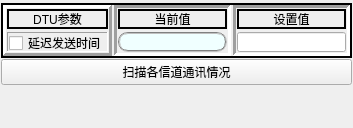
                        <widget class="QWidget" name="dtu_high_2">
                         <property name="enabled">
                          <bool>true</bool>
                         </property>
                         <property name="autoFillBackground">
                          <bool>true</bool>
                         </property>
                         <attribute name="title">
                          <string>1500专家命令</string>
                         </attribute>
                         <layout class="QGridLayout" name="gridLayout_26">
                          <property name="leftMargin">
                           <number>1</number>
                          </property>
                          <property name="topMargin">
                           <number>3</number>
                          </property>
                          <property name="rightMargin">
                           <number>1</number>
                          </property>
                          <property name="bottomMargin">
                           <number>3</number>
                          </property>
                          <property name="spacing">
                           <number>1</number>
                          </property>
                          <item row="2" column="0">
                           <spacer name="verticalSpacer">
                            <property name="orientation">
                             <enum>Qt::Vertical</enum>
                            </property>
                            <property name="sizeHint" stdset="0">
                             <size>
                              <width>20</width>
                              <height>40</height>
                             </size>
                            </property>
                           </spacer>
                          </item>
                          <item row="0" column="0">
                           <widget class="QFrame" name="dtu_high_3">
                            <property name="sizePolicy">
                             <sizepolicy hsizetype="Expanding" vsizetype="Expanding">
                              <horstretch>0</horstretch>
                              <verstretch>0</verstretch>
                             </sizepolicy>
                            </property>
                            <property name="minimumSize">
                             <size>
                              <width>0</width>
                              <height>0</height>
                             </size>
                            </property>
                            <property name="maximumSize">
                             <size>
                              <width>16777215</width>
                              <height>16777215</height>
                             </size>
                            </property>
                            <property name="autoFillBackground">
                             <bool>true</bool>
                            </property>
                            <property name="frameShape">
                             <enum>QFrame::WinPanel</enum>
                            </property>
                            <property name="frameShadow">
                             <enum>QFrame::Plain</enum>
                            </property>
                            <property name="lineWidth">
                             <number>1</number>
                            </property>
                            <layout class="QHBoxLayout" name="horizontalLayout_15">
                             <property name="spacing">
                              <number>2</number>
                             </property>
                             <property name="leftMargin">
                              <number>0</number>
                             </property>
                             <property name="topMargin">
                              <number>0</number>
                             </property>
                             <property name="rightMargin">
                              <number>0</number>
                             </property>
                             <property name="bottomMargin">
                              <number>0</number>
                             </property>
                             <item>
                              <widget class="QFrame" name="frame_61">
                               <property name="sizePolicy">
                                <sizepolicy hsizetype="Expanding" vsizetype="Expanding">
                                 <horstretch>1</horstretch>
                                 <verstretch>0</verstretch>
                                </sizepolicy>
                               </property>
                               <property name="maximumSize">
                                <size>
                                 <width>16777215</width>
                                 <height>16777215</height>
                                </size>
                               </property>
                               <property name="autoFillBackground">
                                <bool>true</bool>
                               </property>
                               <property name="frameShape">
                                <enum>QFrame::Panel</enum>
                               </property>
                               <property name="frameShadow">
                                <enum>QFrame::Raised</enum>
                               </property>
                               <property name="lineWidth">
                                <number>3</number>
                               </property>
                               <layout class="QVBoxLayout" name="verticalLayout_38">
                                <property name="spacing">
                                 <number>3</number>
                                </property>
                                <property name="leftMargin">
                                 <number>1</number>
                                </property>
                                <property name="topMargin">
                                 <number>1</number>
                                </property>
                                <property name="rightMargin">
                                 <number>1</number>
                                </property>
                                <property name="bottomMargin">
                                 <number>1</number>
                                </property>
                                <item>
                                 <widget class="QLabel" name="label_30">
                                  <property name="sizePolicy">
                                   <sizepolicy hsizetype="Expanding" vsizetype="Expanding">
                                    <horstretch>0</horstretch>
                                    <verstretch>0</verstretch>
                                   </sizepolicy>
                                  </property>
                                  <property name="minimumSize">
                                   <size>
                                    <width>0</width>
                                    <height>20</height>
                                   </size>
                                  </property>
                                  <property name="maximumSize">
                                   <size>
                                    <width>16777215</width>
                                    <height>20</height>
                                   </size>
                                  </property>
                                  <property name="frameShape">
                                   <enum>QFrame::WinPanel</enum>
                                  </property>
                                  <property name="frameShadow">
                                   <enum>QFrame::Plain</enum>
                                  </property>
                                  <property name="text">
                                   <string>DTU参数</string>
                                  </property>
                                  <property name="alignment">
                                   <set>Qt::AlignCenter</set>
                                  </property>
                                 </widget>
                                </item>
                                <item>
                                 <widget class="QFrame" name="frame_62">
                                  <property name="maximumSize">
                                   <size>
                                    <width>16777215</width>
                                    <height>20</height>
                                   </size>
                                  </property>
                                  <property name="layoutDirection">
                                   <enum>Qt::LeftToRight</enum>
                                  </property>
                                  <property name="frameShape">
                                   <enum>QFrame::Panel</enum>
                                  </property>
                                  <property name="frameShadow">
                                   <enum>QFrame::Sunken</enum>
                                  </property>
                                  <property name="lineWidth">
                                   <number>1</number>
                                  </property>
                                  <layout class="QVBoxLayout" name="verticalLayout_39">
                                   <property name="spacing">
                                    <number>0</number>
                                   </property>
                                   <property name="sizeConstraint">
                                    <enum>QLayout::SetDefaultConstraint</enum>
                                   </property>
                                   <property name="leftMargin">
                                    <number>1</number>
                                   </property>
                                   <property name="topMargin">
                                    <number>0</number>
                                   </property>
                                   <property name="rightMargin">
                                    <number>1</number>
                                   </property>
                                   <property name="bottomMargin">
                                    <number>0</number>
                                   </property>
                                   <item>
                                    <widget class="QCheckBox" name="singalsave_14">
                                     <property name="minimumSize">
                                      <size>
                                       <width>0</width>
                                       <height>20</height>
                                      </size>
                                     </property>
                                     <property name="maximumSize">
                                      <size>
                                       <width>16777215</width>
                                       <height>20</height>
                                      </size>
                                     </property>
                                     <property name="text">
                                      <string>延迟发送时间</string>
                                     </property>
                                     <property name="tristate">
                                      <bool>false</bool>
                                     </property>
                                    </widget>
                                   </item>
                                  </layout>
                                 </widget>
                                </item>
                               </layout>
                              </widget>
                             </item>
                             <item>
                              <widget class="QFrame" name="frame_63">
                               <property name="sizePolicy">
                                <sizepolicy hsizetype="Expanding" vsizetype="Expanding">
                                 <horstretch>2</horstretch>
                                 <verstretch>0</verstretch>
                                </sizepolicy>
                               </property>
                               <property name="maximumSize">
                                <size>
                                 <width>16777215</width>
                                 <height>16777215</height>
                                </size>
                               </property>
                               <property name="autoFillBackground">
                                <bool>true</bool>
                               </property>
                               <property name="frameShape">
                                <enum>QFrame::Panel</enum>
                               </property>
                               <property name="frameShadow">
                                <enum>QFrame::Sunken</enum>
                               </property>
                               <property name="lineWidth">
                                <number>3</number>
                               </property>
                               <layout class="QVBoxLayout" name="verticalLayout_40">
                                <property name="spacing">
                                 <number>3</number>
                                </property>
                                <property name="leftMargin">
                                 <number>1</number>
                                </property>
                                <property name="topMargin">
                                 <number>1</number>
                                </property>
                                <property name="rightMargin">
                                 <number>1</number>
                                </property>
                                <property name="bottomMargin">
                                 <number>1</number>
                                </property>
                                <item>
                                 <widget class="QLabel" name="label_31">
                                  <property name="sizePolicy">
                                   <sizepolicy hsizetype="Expanding" vsizetype="Expanding">
                                    <horstretch>0</horstretch>
                                    <verstretch>0</verstretch>
                                   </sizepolicy>
                                  </property>
                                  <property name="minimumSize">
                                   <size>
                                    <width>0</width>
                                    <height>20</height>
                                   </size>
                                  </property>
                                  <property name="maximumSize">
                                   <size>
                                    <width>16777215</width>
                                    <height>20</height>
                                   </size>
                                  </property>
                                  <property name="frameShape">
                                   <enum>QFrame::WinPanel</enum>
                                  </property>
                                  <property name="text">
                                   <string>当前值</string>
                                  </property>
                                  <property name="alignment">
                                   <set>Qt::AlignCenter</set>
                                  </property>
                                 </widget>
                                </item>
                                <item>
                                 <widget class="QLineEdit" name="data_time_2">
                                  <property name="sizePolicy">
                                   <sizepolicy hsizetype="Expanding" vsizetype="Expanding">
                                    <horstretch>0</horstretch>
                                    <verstretch>0</verstretch>
                                   </sizepolicy>
                                  </property>
                                  <property name="minimumSize">
                                   <size>
                                    <width>0</width>
                                    <height>20</height>
                                   </size>
                                  </property>
                                  <property name="maximumSize">
                                   <size>
                                    <width>16777215</width>
                                    <height>20</height>
                                   </size>
                                  </property>
                                  <property name="styleSheet">
                                   <string notr="true">background: azure;
border: 2px solid gray;
border-radius: 10px;
border-style:groove;</string>
                                  </property>
                                  <property name="text">
                                   <string/>
                                  </property>
                                  <property name="frame">
                                   <bool>true</bool>
                                  </property>
                                  <property name="echoMode">
                                   <enum>QLineEdit::Normal</enum>
                                  </property>
                                  <property name="alignment">
                                   <set>Qt::AlignCenter</set>
                                  </property>
                                  <property name="readOnly">
                                   <bool>true</bool>
                                  </property>
                                 </widget>
                                </item>
                               </layout>
                              </widget>
                             </item>
                             <item>
                              <widget class="QFrame" name="frame_64">
                               <property name="sizePolicy">
                                <sizepolicy hsizetype="Expanding" vsizetype="Expanding">
                                 <horstretch>2</horstretch>
                                 <verstretch>0</verstretch>
                                </sizepolicy>
                               </property>
                               <property name="autoFillBackground">
                                <bool>true</bool>
                               </property>
                               <property name="frameShape">
                                <enum>QFrame::Panel</enum>
                               </property>
                               <property name="frameShadow">
                                <enum>QFrame::Sunken</enum>
                               </property>
                               <property name="lineWidth">
                                <number>3</number>
                               </property>
                               <layout class="QVBoxLayout" name="verticalLayout_41">
                                <property name="spacing">
                                 <number>3</number>
                                </property>
                                <property name="leftMargin">
                                 <number>1</number>
                                </property>
                                <property name="topMargin">
                                 <number>1</number>
                                </property>
                                <property name="rightMargin">
                                 <number>1</number>
                                </property>
                                <property name="bottomMargin">
                                 <number>1</number>
                                </property>
                                <item>
                                 <widget class="QLabel" name="label_32">
                                  <property name="sizePolicy">
                                   <sizepolicy hsizetype="Expanding" vsizetype="Expanding">
                                    <horstretch>0</horstretch>
                                    <verstretch>0</verstretch>
                                   </sizepolicy>
                                  </property>
                                  <property name="minimumSize">
                                   <size>
                                    <width>0</width>
                                    <height>20</height>
                                   </size>
                                  </property>
                                  <property name="maximumSize">
                                   <size>
                                    <width>16777215</width>
                                    <height>20</height>
                                   </size>
                                  </property>
                                  <property name="frameShape">
                                   <enum>QFrame::WinPanel</enum>
                                  </property>
                                  <property name="text">
                                   <string>设置值</string>
                                  </property>
                                  <property name="alignment">
                                   <set>Qt::AlignCenter</set>
                                  </property>
                                 </widget>
                                </item>
                                <item>
                                 <widget class="QLineEdit" name="dtu_set_datatime_2">
                                  <property name="sizePolicy">
                                   <sizepolicy hsizetype="Expanding" vsizetype="Expanding">
                                    <horstretch>0</horstretch>
                                    <verstretch>0</verstretch>
                                   </sizepolicy>
                                  </property>
                                  <property name="minimumSize">
                                   <size>
                                    <width>0</width>
                                    <height>20</height>
                                   </size>
                                  </property>
                                  <property name="maximumSize">
                                   <size>
                                    <width>16777215</width>
                                    <height>20</height>
                                   </size>
                                  </property>
                                  <property name="text">
                                   <string/>
                                  </property>
                                  <property name="frame">
                                   <bool>true</bool>
                                  </property>
                                  <property name="alignment">
                                   <set>Qt::AlignCenter</set>
                                  </property>
                                  <property name="readOnly">
                                   <bool>false</bool>
                                  </property>
                                 </widget>
                                </item>
                               </layout>
                              </widget>
                             </item>
                            </layout>
                           </widget>
                          </item>
                          <item row="1" column="0">
                           <widget class="QPushButton" name="dtu_scan">
                            <property name="text">
                             <string>扫描各信道通讯情况</string>
                            </property>
                           </widget>
                          </item>
                         </layout>
                        </widget>
